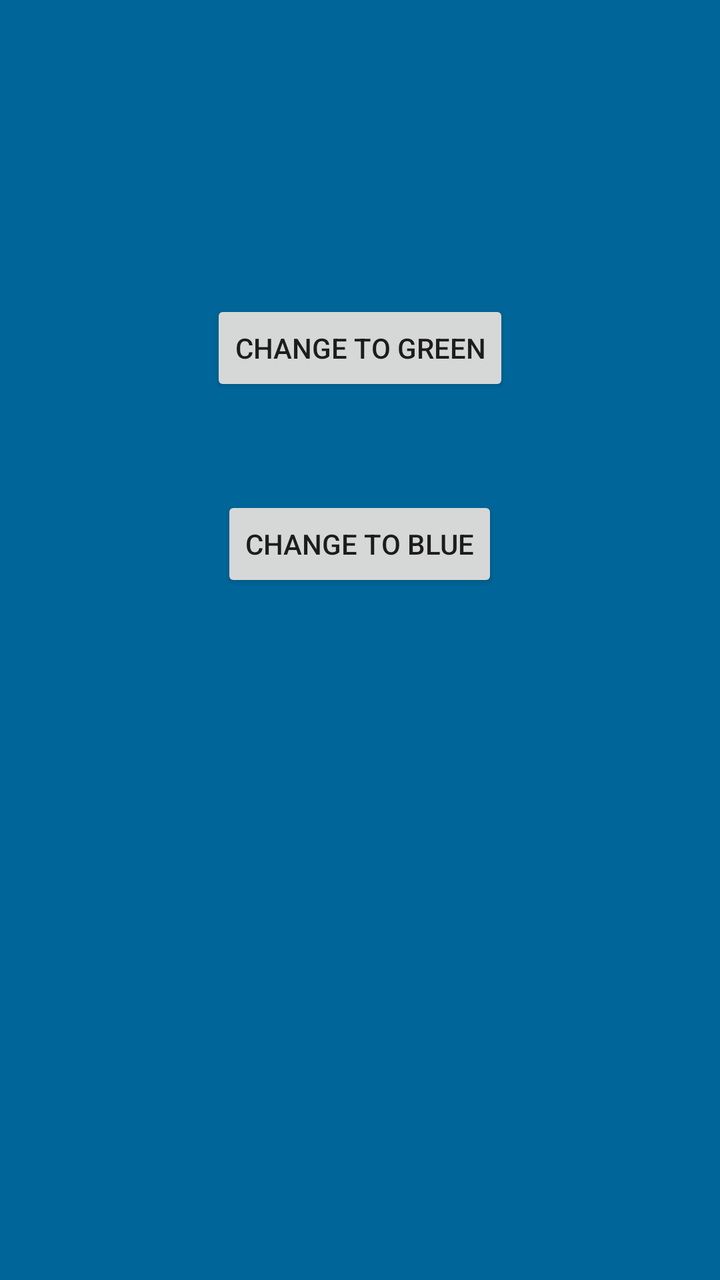
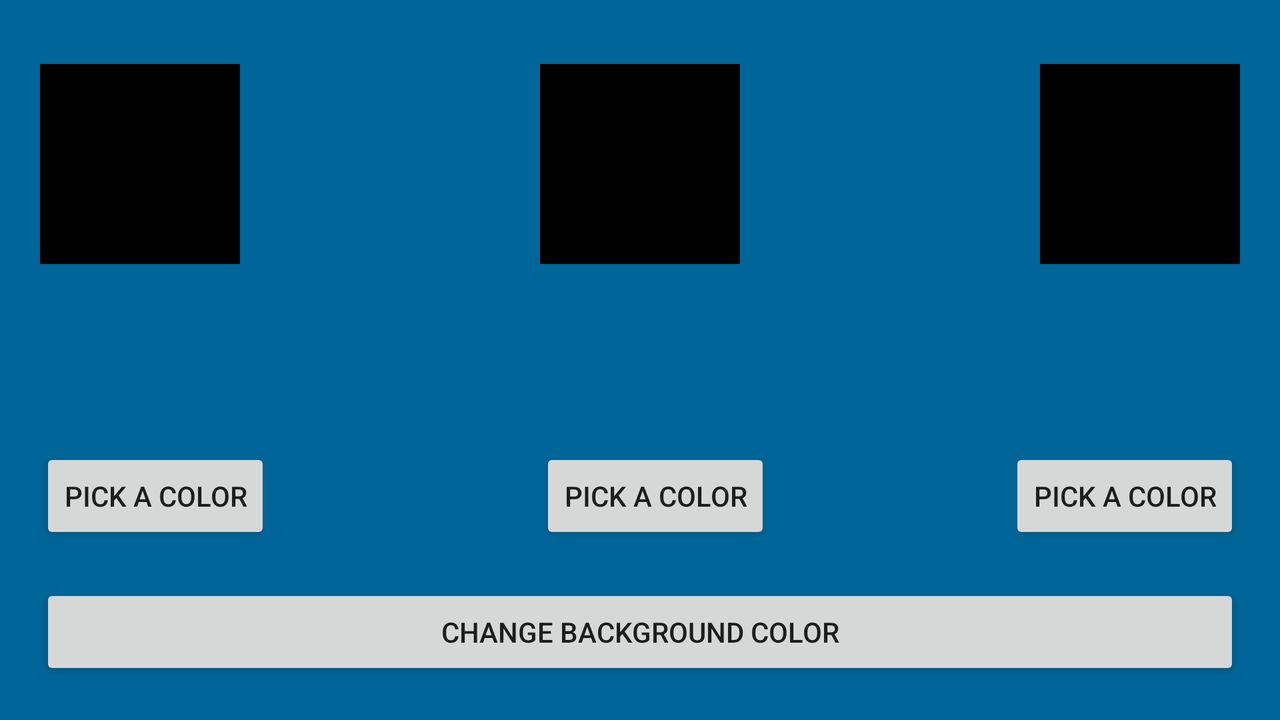

First picture: res/layout/ on a phone held upright. Second picture: the repository's own variant of that layout, on a device whose configuration matches the variant's folder. Source for both follows.
<!-- AndroidManifest.xml: application theme AppTheme -->
<!-- res/layout/color_layout.xml -->
<?xml version="1.0" encoding="utf-8"?>
<LinearLayout xmlns:android="http://schemas.android.com/apk/res/android"
    android:orientation="vertical"
    android:layout_width="match_parent"
    android:layout_height="match_parent"
    android:background="#006699"
    android:id="@+id/background"
    >

    <Button
        android:layout_width="wrap_content"
        android:layout_height="wrap_content"
        android:text="Change to Green"
        android:layout_gravity="center"
        android:id="@+id/bGreen"
        android:layout_marginTop="150dp"
        />

    <Button
        android:layout_width="wrap_content"
        android:layout_height="wrap_content"
        android:text="Change to Blue"
        android:id="@+id/bBlue"
        android:layout_gravity="center"
        android:layout_marginTop="50dp"
        />


</LinearLayout>
<!-- resources referenced by this layout -->
<resources>
  <style name="AppTheme" parent="Theme.AppCompat.Light.DarkActionBar">
          
  
      </style>
</resources>
<!-- res/layout-land/color_layout.xml (the repository's variant of the layout above) -->
<!-- drawn on the phone turned sideways -->
<?xml version="1.0" encoding="utf-8"?>
<RelativeLayout xmlns:android="http://schemas.android.com/apk/res/android"
    android:orientation="vertical"
    android:layout_width="match_parent"
    android:layout_height="match_parent"
    android:background="#006699"
    android:id="@+id/backgroundR"
    >

    <LinearLayout
        android:background="#000000"
        android:id="@+id/background1"
        android:layout_width="100dp"
        android:layout_height="100dp"
        android:orientation="vertical"
        android:layout_marginLeft="20dp"
        android:layout_marginRight="20dp"
        android:layout_marginTop="32dp"
        android:layout_alignParentTop="true"
        android:layout_alignParentStart="true">

    </LinearLayout>

    <LinearLayout
        android:background="#000000"
        android:id="@+id/background2"
        android:layout_width="100dp"
        android:layout_height="100dp"
        android:orientation="vertical"
        android:layout_marginLeft="20dp"
        android:layout_marginRight="20dp"
        android:layout_alignTop="@+id/background3"
        android:layout_alignParentEnd="true">

    </LinearLayout>

    <LinearLayout
        android:background="#000000"
        android:id="@+id/background3"
        android:layout_width="100dp"
        android:layout_height="100dp"
        android:orientation="vertical"
        android:layout_marginLeft="20dp"
        android:layout_marginRight="20dp"
        android:layout_alignTop="@+id/background1"
        android:layout_centerHorizontal="true">

    </LinearLayout>

    <Button
        android:layout_width="wrap_content"
        android:layout_height="wrap_content"
        android:text="Pick a Color"
        android:layout_gravity="center"
        android:id="@+id/bBlue"
        android:layout_above="@+id/button"
        android:layout_alignEnd="@+id/background2" />

    <Button
        android:layout_width="wrap_content"
        android:layout_height="wrap_content"
        android:text="Pick a Color"
        android:id="@+id/bRed"
        android:layout_gravity="center"
        android:layout_above="@+id/button"
        android:layout_alignStart="@+id/background3" />

    <Button
        android:layout_width="wrap_content"
        android:layout_height="wrap_content"
        android:text="Pick a Color"
        android:id="@+id/bGreen"
        android:layout_gravity="center"
        android:layout_above="@+id/button"
        android:layout_alignStart="@+id/background1" />

    <Button
        android:layout_width="match_parent"
        android:layout_height="wrap_content"
        android:text="Change Background Color"
        android:id="@+id/button"
        android:layout_margin="20dp"
        android:layout_gravity="center"
        android:layout_alignParentBottom="true"
        android:layout_alignParentStart="true" />
    


</RelativeLayout>
